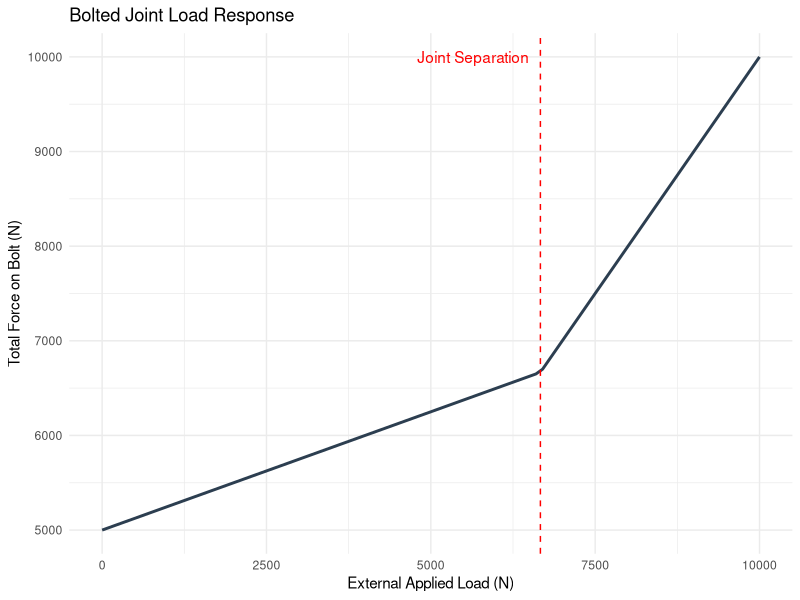

Source code (R): (Note: this script raises an error after producing the figure.)
## ---- chunk 1
library(ggplot2)
library(rlang)
library(vctrs)

# Parameters
preload <- 5000  # Newtons
C <- 0.25        # Stiffness constant
ext_load <- seq(0, 10000, by = 100)

# Calculate Bolt Force
# Before separation: Fb = Fp + C*P
# After separation: Fb = P (once P > Fp/(1-C))
sep_point <- preload / (1 - C)
bolt_force <- ifelse(ext_load < sep_point, preload + C * ext_load, ext_load)

df <- data.frame(ExternalLoad = ext_load, BoltForce = bolt_force)

ggplot(df, aes(x = ExternalLoad, y = BoltForce)) +
  geom_line(color = "#2c3e50", linewidth = 1) +
  geom_vline(xintercept = sep_point, linetype = "dashed", color = "red") +
  annotate("text", x = sep_point, y = max(bolt_force), label = "Joint Separation", 
           hjust = 1.1, color = "red") +
  labs(title = "Bolted Joint Load Response",
       x = "External Applied Load (N)",
       y = "Total Force on Bolt (N)") +
  theme_minimal()
## ---- chunk 2
knitr::include_graphics("images/ThreadStandards.png")
## ---- chunk 3
knitr::include_graphics("images/BasicProfile.png")
## ---- chunk 4
knitr::include_graphics("images/TensileStressArea.png")
## ---- chunk 5
library(knitr)
library(dplyr)
library(kableExtra)
# Creating the fastener data frame
fastener_lookup <- tibble::tribble(
  ~Size,  ~Nominal_D, ~UNC_N, ~UNC_At, ~UNC_Ar, ~UNF_N, ~UNF_At, ~UNF_Ar,
  "0",    0.0600,     NA,     NA,      NA,      80,     0.00180, 0.00151,
  "1",    0.0730,     64,     0.00263, 0.00218, 72,     0.00278, 0.00237,
  "2",    0.0860,     56,     0.00370, 0.00310, 64,     0.00394, 0.00339,
  "3",    0.0990,     48,     0.00487, 0.00406, 56,     0.00523, 0.00451,
  "4",    0.1120,     40,     0.00604, 0.00496, 48,     0.00661, 0.00566,
  "5",    0.1250,     40,     0.00796, 0.00672, 44,     0.00880, 0.00716,
  "6",    0.1380,     32,     0.00909, 0.00745, 40,     0.01015, 0.00874,
  "8",    0.1640,     32,     0.0140,  0.01196, 36,     0.01474, 0.01285,
  "10",   0.1900,     24,     0.0175,  0.01450, 32,     0.0200,  0.0175,
  "12",   0.2160,     24,     0.0242,  0.0206,  28,     0.0258,  0.0226,
  "1/4",  0.2500,     20,     0.0318,  0.0269,  28,     0.0364,  0.0326,
  "5/16", 0.3125,     18,     0.0524,  0.0454,  24,     0.0580,  0.0524,
  "3/8",  0.3750,     16,     0.0775,  0.0678,  24,     0.0878,  0.0809,
  "7/16", 0.4375,     14,     0.1063,  0.0933,  20,     0.1187,  0.1090,
  "1/2",  0.5000,     13,     0.1419,  0.1257,  20,     0.1599,  0.1486,
  "9/16", 0.5625,     12,     0.182,   0.162,   18,     0.203,   0.189,
  "5/8",  0.6250,     11,     0.226,   0.202,   18,     0.256,   0.240,
  "3/4",  0.7500,     10,     0.334,   0.302,   16,     0.373,   0.351,
  "7/8",  0.8750,     9,      0.462,   0.419,   14,     0.509,   0.480,
  "1",    1.0000,     8,      0.606,   0.551,   12,     0.663,   0.625
)

# Prepare headers with line breaks
english_cols <- c(
    "Size", 
    "Nominal D<br>in", 
    "UNC<br>N", 
    "UNC $A_t$<br>$in^2$", 
    "UNC $A_r$<br>$in^2$", 
    "UNF<br>N", 
    "UNF $A_t$<br>$in^2$", 
    "UNF $A_r$<br>$in^2$"
)

# Render the table for the report
fastener_lookup %>%
  kbl( 
      caption = "Fastener Dimensions: UNC and UNF Series",
      booktabs = TRUE,
      digits = 5,
      align = "c",
      escape = FALSE, # This allows the LaTeX $in^2$ to render correctly
      col.names = english_cols
        
      ) %>%
  kable_styling(latex_options = c("hold_position"), full_width = FALSE) %>%
  # Highlight columns 3, 4, and 5 (UNC columns)
  column_spec(3:5, background = "#F9E7F0") %>% 

  # Adding the grouping header row
  add_header_above(c(" " = 1, " " = 1, "Coarse Series (UNC)" = 3, "Fine Series (UNF)" = 3))
## ---- chunk 6
library(knitr)
library(dplyr)
library(kableExtra)

# Creating the metric fastener data frame from image_34d6a5.png
metric_lookup <- tibble::tribble(
  ~Nominal_D, ~C_Pitch, ~C_At, ~C_Ar, ~F_Pitch, ~F_At, ~F_Ar,
  1.6,        0.35,     1.27,  1.07,  NA,       NA,    NA,
  2.0,        0.40,     2.07,  1.79,  NA,       NA,    NA,
  2.5,        0.45,     3.39,  2.98,  NA,       NA,    NA,
  3.0,        0.50,     5.03,  4.47,  NA,       NA,    NA,
  3.5,        0.60,     6.78,  6.00,  NA,       NA,    NA,
  4.0,        0.70,     8.78,  7.75,  NA,       NA,    NA,
  5.0,        0.80,     14.2,  12.7,  NA,       NA,    NA,
  6.0,        1.00,     20.1,  17.9,  NA,       NA,    NA,
  8.0,        1.25,     36.6,  32.8,  1.00,     39.2,  36.0,
  10.0,       1.50,     58.0,  52.3,  1.25,     61.2,  56.3,
  12.0,       1.75,     84.3,  76.3,  1.25,     92.1,  86.0,
  14.0,       2.00,     115.0, 104.0, 1.50,     125.0, 116.0,
  16.0,       2.00,     157.0, 144.0, 1.50,     167.0, 157.0,
  20.0,       2.50,     245.0, 225.0, 1.50,     272.0, 259.0,
  24.0,       3.00,     353.0, 324.0, 2.00,     384.0, 365.0,
  30.0,       3.50,     561.0, 519.0, 2.00,     621.0, 596.0,
  36.0,       4.00,     817.0, 759.0, 2.00,     915.0, 884.0,
  42.0,       4.50,     1120.0,1050.0,2.00,     1260.0,1230.0,
  48.0,       5.00,     1470.0,1380.0,2.00,     1670.0,1630.0,
  56.0,       5.50,     2030.0,1910.0,2.00,     2300.0,2250.0,
  64.0,       6.00,     2680.0,2520.0,2.00,     3030.0,2980.0
)

# Prepare headers with line breaks
metric_cols <- c(
  "Nominal<br>Diameter d<br>(mm)", 
  "Pitch<br>p<br>(mm)", 
  "Tensile<br>Stress Area $A_t$<br>(mm$^2$)", 
  "Minor<br>Diameter Area $A_r$<br>(mm$^2$)", 
  "Pitch<br>p<br>(mm)", 
  "Tensile<br>Stress Area $A_t$<br>(mm$^2$)", 
  "Minor<br>Diameter Area $A_r$<br>(mm$^2$)"
)

# Render table
metric_lookup %>%
  kbl(
    caption = "Metric Fastener Dimensions: Coarse-Pitch and Fine-Pitch Series",
    booktabs = TRUE,
    escape = FALSE,
    align = "c",
    col.names = metric_cols
  ) %>%
  kable_styling(latex_options = c("hold_position"), full_width = FALSE) %>%
  column_spec(2:4, background = "#F9E7F0") %>% # Light pink background for Coarse Series
  add_header_above(c(" " = 1, "Coarse-Pitch Series" = 3, "Fine-Pitch Series" = 3))

## ---- chunk 7
knitr::include_graphics("images/BoltDimensions.png")
## ---- chunk 8
knitr::include_graphics("images/Nuts.png")
## ---- chunk 9
library(knitr)
library(dplyr)
library(kableExtra)

# Creating the nut dimensions data frame
nut_dimensions <- tibble::tribble(
  ~Nominal_Size, ~Width_W, ~Height_Regular, ~Height_Thick, ~Height_JAM,
  "1/4",    "7/16",   "7/32",    "9/32",   "5/32",
  "5/16",   "1/2",    "17/64",   "21/64",  "3/16",
  "3/8",    "9/16",   "21/64",   "13/32",  "7/32",
  "7/16",   "11/16",  "3/8",     "29/64",  "1/4",
  "1/2",    "3/4",    "7/16",    "9/16",   "5/16",
  "9/16",   "7/8",    "31/64",   "39/64",  "5/16",
  "5/8",    "15/16",  "35/64",   "23/32",  "3/8",
  "3/4",    "1 1/8",  "41/64",   "13/16",  "27/64",
  "7/8",    "1 5/16", "3/4",     "29/32",  "31/64",
  "1",      "1 1/2",  "55/64",   "1",      "35/64",
  "1 1/8",  "1 11/16","31/32",   "1 5/32", "39/64",
  "1 1/4",  "1 7/8",  "1 1/16",  "1 1/4",  "23/32",
  "1 3/8",  "2 1/16", "1 11/64", "1 3/8",  "25/32",
  "1 1/2",  "2 1/4",  "1 9/32",  "1 1/2",  "27/32"
)

# Prepare headers with line breaks
nut_headers <- c(
  "Nominal<br>Size, in", 
  "Width<br>W", 
  "Regular<br>Hexagonal", 
  "Thick or<br>Slotted", 
  "JAM"
)

# Render table
nut_dimensions %>%
  kbl(
    caption = "Dimensions of Hexagonal Nuts",
    booktabs = TRUE,
    escape = FALSE,
    align = "c",
    col.names = nut_headers
  ) %>%
  kable_styling(latex_options = c("hold_position"), full_width = FALSE) %>%
  add_header_above(c(" " = 1, " " = 1, "Height H" = 3)) %>%
  row_spec(0, background = "#D81B60", color = "white") # Matching the pink header style
## ---- chunk 10
library(knitr)
library(dplyr)
library(kableExtra)

# Creating the metric nut data frame from image_35b3e5.png
metric_nuts <- tibble::tribble(
  ~Nominal_Size, ~Width_W, ~Height_Regular, ~Height_Thick, ~Height_JAM,
  "M5",  8,  4.7,  5.1,  2.7,
  "M6",  10, 5.2,  5.7,  3.2,
  "M8",  13, 6.8,  7.5,  4.0,
  "M10", 16, 8.4,  9.3,  5.0,
  "M12", 18, 10.8, 12.0, 6.0,
  "M14", 21, 12.8, 14.1, 7.0,
  "M16", 24, 14.8, 16.4, 8.0,
  "M20", 30, 18.0, 20.3, 10.0,
  "M24", 36, 21.5, 23.9, 12.0,
  "M30", 46, 25.6, 28.6, 15.0,
  "M36", 55, 31.0, 34.7, 18.0
)

# Prepare headers with line breaks for better fit
metric_nut_headers <- c(
  "Nominal<br>Size, mm", 
  "Width<br>W", 
  "Regular<br>Hexagonal", 
  "Thick or<br>Slotted", 
  "JAM"
)

# Render table
metric_nuts %>%
  kbl(
    caption = "Dimensions of Metric Hexagonal Nuts",
    booktabs = TRUE,
    escape = FALSE,
    align = "c",
    col.names = metric_nut_headers
  ) %>%
  kable_styling(latex_options = c("hold_position"), full_width = FALSE) %>%
  add_header_above(c(" " = 1, " " = 1, "Height H (mm)" = 3)) %>%
  row_spec(0, background = "#D81B60", color = "white") # Matches source pink header
## ---- chunk 11
library(knitr)
library(dplyr)
library(kableExtra)

# Creating the Washer Dimensions data frame from Table A-32
washer_data <- tibble::tribble(
  ~Fastener_Size, ~Washer_Size, ~ID, ~OD, ~Thickness,
  "#6",    0.138, 0.156, 0.375, 0.049,
  "#8",    0.164, 0.188, 0.438, 0.049,
  "#10",   0.190, 0.219, 0.500, 0.049,
  "#12",   0.216, 0.250, 0.562, 0.065,
  "1/4 N",  0.250, 0.281, 0.625, 0.065,
  "1/4 W",  0.250, 0.312, 0.734, 0.065,
  "5/16 N", 0.312, 0.344, 0.688, 0.065,
  "5/16 W", 0.312, 0.375, 0.875, 0.083,
  "3/8 N",  0.375, 0.406, 0.812, 0.065,
  "3/8 W",  0.375, 0.438, 1.000, 0.083,
  "7/16 N", 0.438, 0.469, 0.922, 0.065,
  "7/16 W", 0.438, 0.500, 1.250, 0.083,
  "1/2 N",  0.500, 0.531, 1.062, 0.095,
  "1/2 W",  0.500, 0.562, 1.375, 0.109,
  "9/16 N", 0.562, 0.594, 1.156, 0.095,
  "9/16 W", 0.562, 0.625, 1.469, 0.109,
  "5/8 N",  0.625, 0.656, 1.312, 0.095,
  "5/8 W",  0.625, 0.688, 1.750, 0.134,
  "3/4 N",  0.750, 0.812, 1.469, 0.134,
  "3/4 W",  0.750, 0.812, 2.000, 0.148,
  "7/8 N",  0.875, 0.938, 1.750, 0.134,
  "7/8 W",  0.875, 0.938, 2.250, 0.165,
  "1 N",    1.000, 1.062, 2.000, 0.134,
  "1 W",    1.000, 1.062, 2.500, 0.165
)

# Render the table with professional formatting
washer_data %>%
  kbl(
    caption = "Basic Dimensions of American Standard Plain Washers (Inches)",
    booktabs = TRUE,
    align = "c",
    col.names = c("Fastener Size", "Washer Size", "ID", "OD", "Thickness")
  ) %>%
  kable_styling(latex_options = c("hold_position", "striped"), full_width = FALSE) %>%
  add_header_above(c(" " = 2, "Diameter" = 2, " " = 1)) %>%
  row_spec(0, background = "#D81B60", color = "white") %>%
  footnote(general = "N = narrow; W = wide; use W when not specified.",
           general_title = "Note: ", 
           footnote_as_chunk = TRUE)
## ---- chunk 12
library(knitr)
library(dplyr)
library(kableExtra)

# Creating the Metric Washer data frame from Table A-33
# Data spans two visual columns in the source image; merged here for a single data table
metric_washer_data <- tibble::tribble(
  ~Washer_Size, ~Min_ID, ~Max_OD, ~Max_Thickness,
  "1.6 N", 1.95,  4.00,  0.70,
  "1.6 R", 1.95,  5.00,  0.70,
  "1.6 W", 1.95,  6.00,  0.90,
  "2 N",   2.50,  5.00,  0.90,
  "2 R",   2.50,  6.00,  0.90,
  "2 W",   2.50,  8.00,  0.90,
  "2.5 N", 3.00,  6.00,  0.90,
  "2.5 R", 3.00,  8.00,  0.90,
  "2.5 W", 3.00,  10.00, 1.20,
  "3 N",   3.50,  7.00,  0.90,
  "3 R",   3.50,  10.00, 1.20,
  "3 W",   3.50,  12.00, 1.40,
  "4 N",   4.70,  10.00, 1.20,
  "4 R",   4.70,  12.00, 1.40,
  "4 W",   4.70,  16.00, 2.30,
  "5 N",   5.50,  11.00, 1.40,
  "5 R",   5.50,  15.00, 1.75,
  "5 W",   5.50,  20.00, 2.30,
  "6 N",   6.65,  13.00, 1.75,
  "6 R",   6.65,  18.80, 1.75,
  "6 W",   6.65,  25.40, 2.30,
  "8 N",   8.90,  18.80, 2.30,
  "8 R",   8.90,  25.40, 2.30,
  "8 W",   8.90,  32.00, 2.80,
  "10 N",  10.85, 20.00, 2.30,
  "10 R",  10.85, 28.00, 2.80,
  "10 W",  10.85, 39.00, 3.50,
  "12 N",  13.30, 25.40, 2.80,
  "12 R",  13.30, 34.00, 3.50,
  "12 W",  13.30, 44.00, 3.50,
  "16 N",  17.25, 32.00, 3.50,
  "16 R",  17.25, 44.00, 4.00,
  "16 W",  17.25, 56.00, 4.60,
  "20 N",  21.80, 39.00, 4.00,
  "20 R",  21.80, 50.00, 4.60,
  "20 W",  21.80, 66.00, 5.10,
  "24 N",  25.60, 44.00, 4.60,
  "24 R",  25.60, 56.00, 5.10,
  "24 W",  25.60, 72.00, 5.60,
  "30 N",  32.40, 56.00, 5.10,
  "30 R",  32.40, 72.00, 5.60,
  "30 W",  32.40, 90.00, 6.40,
  "36 N",  38.30, 66.00, 5.60,
  "36 R",  38.30, 90.00, 6.40,
  "36 W",  38.30, 110.00, 8.50
)

# This tells kableExtra exactly how to behave for the current output type
# It prevents the "\makecell" text from appearing in HTML previews
options(knitr.table.format = if (knitr::is_html_output()) "html" else "latex")

# Prepare headers with line breaks for scannability
metric_washer_headers <- c(
  "Washer<br>Size*", 
  "Minimum<br>ID", 
  "Maximum<br>OD", 
  "Maximum<br>Thickness"
)

# Render table
metric_washer_data %>%
  kbl(
    caption = "Dimensions of Metric Plain Washers (Millimeters)",
    booktabs = TRUE,
    escape = FALSE,
    align = "c",
    col.names = metric_washer_headers
  ) %>%
  kable_styling(latex_options = c("hold_position", "striped"), full_width = FALSE) %>%
  row_spec(0, background = "#D81B60", color = "white") %>%
  footnote(general = "N = narrow; R = regular; W = wide. *Same as screw or bolt size.",
           general_title = "Note: ",
           footnote_as_chunk = TRUE)
## ---- chunk 13
knitr::include_graphics("images/BoltJointExample.png")
